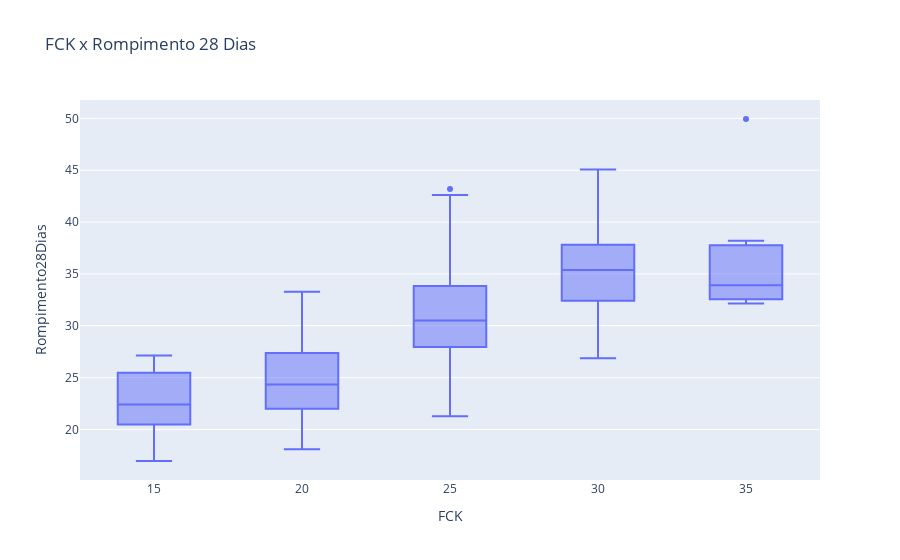

Notebook source saved alongside this figure:
### Code cell
fig = px.box(dados_aglomerante, x="FCK", y="Rompimento28Dias", title='FCK x Rompimento 28 Dias')
fig.show()

### Figure 1 — Plotly figure (JSON) as saved in the notebook; plotly's stock layout.template omitted (floating-point values rounded to 4 significant figures; data arrays with more than 128 entries replaced by an {"elided": "..."} marker saying what was removed)
{"data": [{"alignmentgroup": "True", "hovertemplate": "FCK=%{x}<br>Rompimento28Dias=%{y}<extra></extra>", "legendgroup": "", "marker": {"color": "#636efa"}, "name": "", "notched": false, "offsetgroup": "", "orientation": "v", "showlegend": false, "type": "box", "x": {"elided": "361 int values"}, "x0": " ", "xaxis": "x", "y": {"elided": "361 float values"}, "y0": " ", "yaxis": "y"}], "layout": {"boxmode": "group", "legend": {"tracegroupgap": 0}, "title": {"text": "FCK x Rompimento 28 Dias"}, "xaxis": {"anchor": "y", "domain": [0, 1], "title": {"text": "FCK"}}, "yaxis": {"anchor": "x", "domain": [0, 1], "title": {"text": "Rompimento28Dias"}}}}
